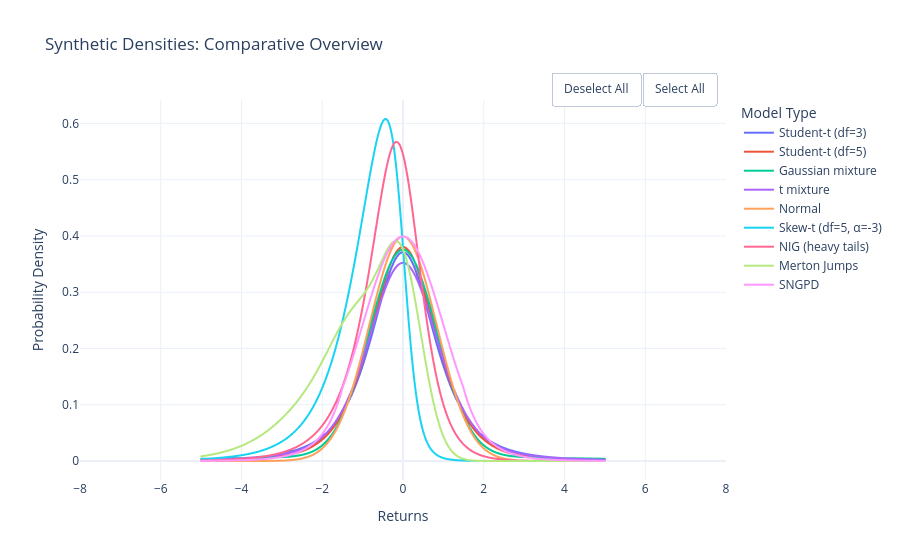

Notebook code cell kept with this figure:
### Code cell
# 1. Consolidate your existing arrays into a DataFrame
# (Assuming x, pdf_t3, pdf_t5, etc., are already defined in your environment)
df = pd.DataFrame({
    "x": x,
    "Student-t (df=3)": pdf_t3,
    "Student-t (df=5)": pdf_t5,
    "Gaussian mixture": pdf_mixture,
    "t mixture": pdf_mixture_t,
    "Normal": pdf_normal,
    "Skew-t (df=5, α=-3)": pdf_skewt,
    "NIG (heavy tails)": pdf_nig,
    # "Levy Stable (α=1.7)": pdf_stable,
    "Merton Jumps": pdf_merton,
    # "GPD": pdf_gpd,
    "SNGPD": y_light
})

# 2. Generate the simplified plot
fig = px.line(
    df, 
    x="x", 
    y=[col for col in df.columns if col != "x"],
    title="Synthetic Densities: Comparative Overview",
    labels={"value": "Density", "variable": "Distribution", "x": "Returns"},
    template="plotly_white"
)

# 3. Apply uniform styling to all traces
fig.update_traces(line=dict(width=2))

# 4. Final layout cleanup
fig.update_layout(
    legend_title_text='Model Type',
    # hovermode="x unified",
    xaxis=dict(range=[-8, 8]), # Focusing on the relevant distribution area
    yaxis=dict(title="Probability Density")
)

px_select_menu(fig)
fig.show()

### Figure 1 — Plotly figure (JSON) as saved in the notebook; plotly's stock layout.template omitted (floating-point values rounded to 4 significant figures; data arrays with more than 128 entries replaced by an {"elided": "..."} marker saying what was removed)
{"data": [{"hovertemplate": "Distribution=Student-t (df=3)<br>Returns=%{x}<br>Density=%{y}<extra></extra>", "legendgroup": "Student-t (df=3)", "line": {"color": "#636efa", "dash": "solid", "width": 2}, "marker": {"symbol": "circle"}, "mode": "lines", "name": "Student-t (df=3)", "showlegend": true, "type": "scattergl", "x": {"elided": "1000 float values"}, "xaxis": "x", "y": {"elided": "1000 float values"}, "yaxis": "y"}, {"hovertemplate": "Distribution=Student-t (df=5)<br>Returns=%{x}<br>Density=%{y}<extra></extra>", "legendgroup": "Student-t (df=5)", "line": {"color": "#EF553B", "dash": "solid", "width": 2}, "marker": {"symbol": "circle"}, "mode": "lines", "name": "Student-t (df=5)", "showlegend": true, "type": "scattergl", "x": {"elided": "1000 float values"}, "xaxis": "x", "y": {"elided": "1000 float values"}, "yaxis": "y"}, {"hovertemplate": "Distribution=Gaussian mixture<br>Returns=%{x}<br>Density=%{y}<extra></extra>", "legendgroup": "Gaussian mixture", "line": {"color": "#00cc96", "dash": "solid", "width": 2}, "marker": {"symbol": "circle"}, "mode": "lines", "name": "Gaussian mixture", "showlegend": true, "type": "scattergl", "x": {"elided": "1000 float values"}, "xaxis": "x", "y": {"elided": "1000 float values"}, "yaxis": "y"}, {"hovertemplate": "Distribution=t mixture<br>Returns=%{x}<br>Density=%{y}<extra></extra>", "legendgroup": "t mixture", "line": {"color": "#ab63fa", "dash": "solid", "width": 2}, "marker": {"symbol": "circle"}, "mode": "lines", "name": "t mixture", "showlegend": true, "type": "scattergl", "x": {"elided": "1000 float values"}, "xaxis": "x", "y": {"elided": "1000 float values"}, "yaxis": "y"}, {"hovertemplate": "Distribution=Normal<br>Returns=%{x}<br>Density=%{y}<extra></extra>", "legendgroup": "Normal", "line": {"color": "#FFA15A", "dash": "solid", "width": 2}, "marker": {"symbol": "circle"}, "mode": "lines", "name": "Normal", "showlegend": true, "type": "scattergl", "x": {"elided": "1000 float values"}, "xaxis": "x", "y": {"elided": "1000 float values"}, "yaxis": "y"}, {"hovertemplate": "Distribution=Skew-t (df=5, α=-3)<br>Returns=%{x}<br>Density=%{y}<extra></extra>", "legendgroup": "Skew-t (df=5, α=-3)", "line": {"color": "#19d3f3", "dash": "solid", "width": 2}, "marker": {"symbol": "circle"}, "mode": "lines", "name": "Skew-t (df=5, α=-3)", "showlegend": true, "type": "scattergl", "x": {"elided": "1000 float values"}, "xaxis": "x", "y": {"elided": "1000 float values"}, "yaxis": "y"}, {"hovertemplate": "Distribution=NIG (heavy tails)<br>Returns=%{x}<br>Density=%{y}<extra></extra>", "legendgroup": "NIG (heavy tails)", "line": {"color": "#FF6692", "dash": "solid", "width": 2}, "marker": {"symbol": "circle"}, "mode": "lines", "name": "NIG (heavy tails)", "showlegend": true, "type": "scattergl", "x": {"elided": "1000 float values"}, "xaxis": "x", "y": {"elided": "1000 float values"}, "yaxis": "y"}, {"hovertemplate": "Distribution=Merton Jumps<br>Returns=%{x}<br>Density=%{y}<extra></extra>", "legendgroup": "Merton Jumps", "line": {"color": "#B6E880", "dash": "solid", "width": 2}, "marker": {"symbol": "circle"}, "mode": "lines", "name": "Merton Jumps", "showlegend": true, "type": "scattergl", "x": {"elided": "1000 float values"}, "xaxis": "x", "y": {"elided": "1000 float values"}, "yaxis": "y"}, {"hovertemplate": "Distribution=SNGPD<br>Returns=%{x}<br>Density=%{y}<extra></extra>", "legendgroup": "SNGPD", "line": {"color": "#FF97FF", "dash": "solid", "width": 2}, "marker": {"symbol": "circle"}, "mode": "lines", "name": "SNGPD", "showlegend": true, "type": "scattergl", "x": {"elided": "1000 float values"}, "xaxis": "x", "y": {"elided": "1000 float values"}, "yaxis": "y"}], "layout": {"legend": {"title": {"text": "Model Type"}, "tracegroupgap": 0}, "title": {"text": "Synthetic Densities: Comparative Overview"}, "updatemenus": [{"buttons": [{"args": ["visible", "legendonly"], "label": "Deselect All", "method": "restyle"}, {"args": ["visible", true], "label": "Select All", "method": "restyle"}], "direction": "left", "pad": {"r": 10, "t": 10}, "showactive": false, "type": "buttons", "x": 1, "xanchor": "right", "y": 1.1, "yanchor": "top"}], "xaxis": {"anchor": "y", "domain": [0, 1], "range": [-8, 8], "title": {"text": "Returns"}}, "yaxis": {"anchor": "x", "domain": [0, 1], "title": {"text": "Probability Density"}}}}
